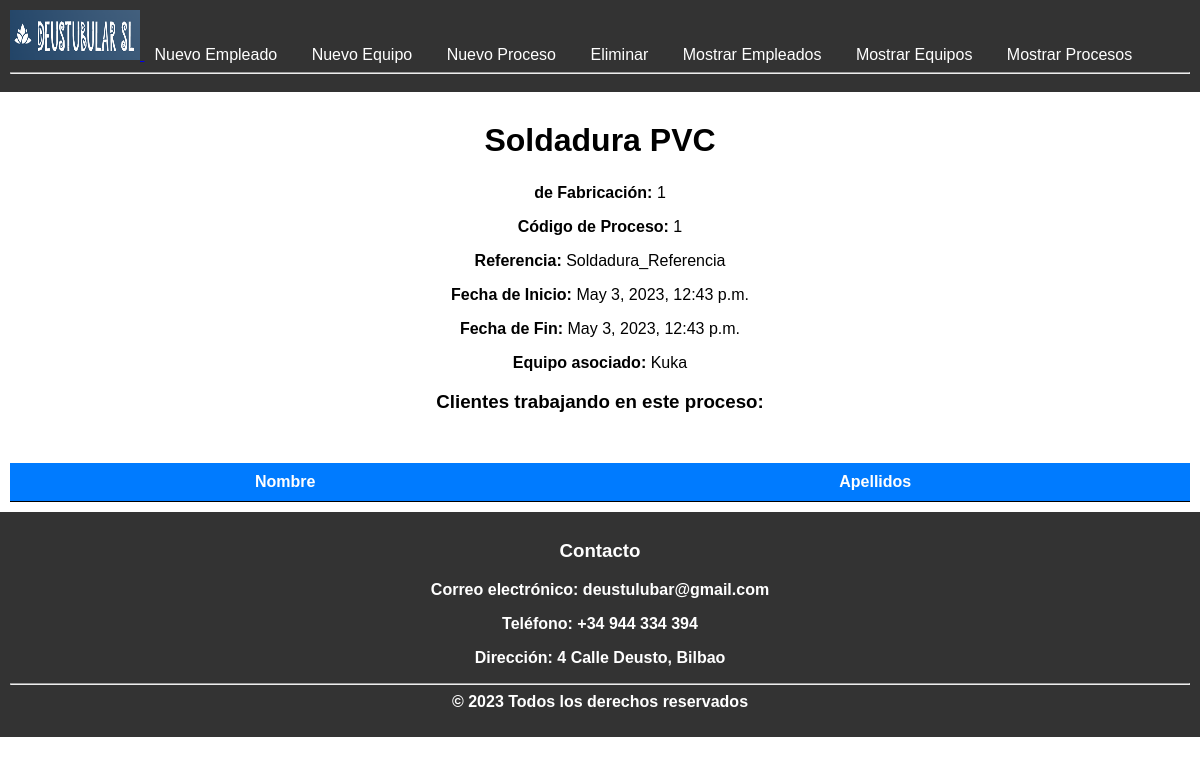
Page /3/14/ on the committed database.
### DeustubularSL_app/models.py (models this page shows, shortened)
class proceso (models.Model):
    nombre = models.CharField(max_length = 150)
    ordenFabricacion = models.IntegerField(default=0)
    codigoProceso = models.IntegerField(default=0)
    referencia = models.CharField(max_length=150)
    fechaIni = models.DateTimeField(default=datetime.datetime.today)
    fechaFin = models.DateTimeField(default=datetime.datetime.today)
    FKidEquipo = models.ForeignKey (equipo, on_delete = models.CASCADE)

class equipo (models.Model):
    nombre = models.CharField(max_length = 150)
    modelo = models.CharField(max_length = 150)
    fechaAdquisicion = models.DateTimeField(default=datetime.datetime.today)
    fechaInstalacion = models.DateTimeField(default=datetime.datetime.today)
    categoria = models.CharField(max_length = 150)
    def __str__(self):
        return self.nombre

### DeustubularSL_app/views.py (the view)
# urls.py: path('3/<int:proceso_id>/', views.detalle_proceso, name='detalle_proceso'),
def detalle_proceso(request, proceso_id):
    procesos = get_object_or_404(proceso, pk=proceso_id)
    empleados = empleado.objects.order_by('FKidProcesp')
    context = {
        'proceso': procesos,
        'empleados' : empleados
    }
    return render(request, 'DeustubularSL_app/proceso_detalle.html', context)

### DeustubularSL_app/templates/DeustubularSL_app/proceso_detalle.html (shortened to what this page needs)
{% extends 'base.html' %}
{% block contenido %}
  <h1>{{ proceso.nombre }}</h1>
  <p><strong> de Fabricación: </strong>{{ proceso.ordenFabricacion }}</p>
  <p><strong>Código de Proceso: </strong>{{ proceso.codigoProceso }}</p>
  <p><strong>Referencia: </strong>{{ proceso.referencia }}</p>
  <p><strong>Fecha de Inicio:</strong> {{ proceso.fechaIni }}</p>
  <p><strong>Fecha de Fin:</strong> {{ proceso.fechaFin }}</p>
  <p><strong>Equipo asociado: </strong>{{ proceso.FKidEquipo }}</p>
  <h3><strong>Clientes trabajando en este proceso: </h3>
  <table>
    <thead>
      <tr>
        <th>Nombre</th>
        <th>Apellidos</th>
      </tr>
    </thead>
  </table>
{% endblock %}

### DeustubularSL_app/static/style.css (style rules this page uses)
body { font-family: Arial, sans-serif; margin: 0; padding: 0; }
h1 { margin-top: 20px; text-align: center; margin-bottom: 25px; }
table { border-collapse: collapse; width: 100%; margin-top: 50px; }
th, td { padding: 10px; text-align: center; border-bottom: 1px solid #000000; }
th { background-color: #007bff; color: #fffefe; }
p { text-align: center; }
h3 { text-align: center; }

### rows in the picture
proceso: nombre "Soldadura PVC", ordenFabricacion "1", codigoProceso "1", referencia "Soldadura_Referencia", fechaIni "May 3, 2023, 12:43 p.m.", fechaFin "May 3, 2023, 12:43 p.m.", FKidEquipo "Kuka"
